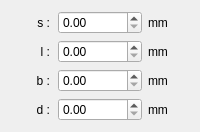
                        <widget class="QWidget" name="stack_beam4n">
                         <layout class="QGridLayout" name="gridLayout_23">
                          <item row="1" column="0">
                           <widget class="QLabel" name="label_25">
                            <property name="text">
                             <string>l :</string>
                            </property>
                            <property name="alignment">
                             <set>Qt::AlignRight|Qt::AlignTrailing|Qt::AlignVCenter</set>
                            </property>
                            <property name="indent">
                             <number>2</number>
                            </property>
                           </widget>
                          </item>
                          <item row="0" column="0">
                           <widget class="QLabel" name="label_21">
                            <property name="text">
                             <string>s :</string>
                            </property>
                            <property name="alignment">
                             <set>Qt::AlignRight|Qt::AlignTrailing|Qt::AlignVCenter</set>
                            </property>
                            <property name="indent">
                             <number>2</number>
                            </property>
                           </widget>
                          </item>
                          <item row="1" column="2">
                           <widget class="QLabel" name="label_27">
                            <property name="text">
                             <string>mm</string>
                            </property>
                           </widget>
                          </item>
                          <item row="0" column="1">
                           <widget class="QDoubleSpinBox" name="doubleSpinBox_specimen_beam4_s">
                            <property name="maximum">
                             <double>999999.000000000000000</double>
                            </property>
                            <property name="singleStep">
                             <double>0.100000000000000</double>
                            </property>
                           </widget>
                          </item>
                          <item row="0" column="2">
                           <widget class="QLabel" name="label_22">
                            <property name="text">
                             <string>mm</string>
                            </property>
                           </widget>
                          </item>
                          <item row="1" column="1">
                           <widget class="QDoubleSpinBox" name="doubleSpinBox_specimen_beam4_l">
                            <property name="maximum">
                             <double>999999.000000000000000</double>
                            </property>
                            <property name="singleStep">
                             <double>0.100000000000000</double>
                            </property>
                           </widget>
                          </item>
                          <item row="2" column="1">
                           <widget class="QDoubleSpinBox" name="doubleSpinBox_specimen_beam4_b">
                            <property name="maximum">
                             <double>999999.000000000000000</double>
                            </property>
                            <property name="singleStep">
                             <double>0.100000000000000</double>
                            </property>
                           </widget>
                          </item>
                          <item row="3" column="0">
                           <widget class="QLabel" name="label_26">
                            <property name="text">
                             <string>d :</string>
                            </property>
                            <property name="alignment">
                             <set>Qt::AlignRight|Qt::AlignTrailing|Qt::AlignVCenter</set>
                            </property>
                            <property name="indent">
                             <number>2</number>
                            </property>
                           </widget>
                          </item>
                          <item row="3" column="1">
                           <widget class="QDoubleSpinBox" name="doubleSpinBox_specimen_beam4_d">
                            <property name="maximum">
                             <double>999999.000000000000000</double>
                            </property>
                            <property name="singleStep">
                             <double>0.100000000000000</double>
                            </property>
                           </widget>
                          </item>
                          <item row="3" column="2">
                           <widget class="QLabel" name="label_143">
                            <property name="text">
                             <string>mm</string>
                            </property>
                           </widget>
                          </item>
                          <item row="2" column="2">
                           <widget class="QLabel" name="label_24">
                            <property name="text">
                             <string>mm</string>
                            </property>
                           </widget>
                          </item>
                          <item row="2" column="0">
                           <widget class="QLabel" name="label_23">
                            <property name="text">
                             <string>b :</string>
                            </property>
                            <property name="alignment">
                             <set>Qt::AlignRight|Qt::AlignTrailing|Qt::AlignVCenter</set>
                            </property>
                            <property name="indent">
                             <number>2</number>
                            </property>
                           </widget>
                          </item>
                         </layout>
                        </widget>
